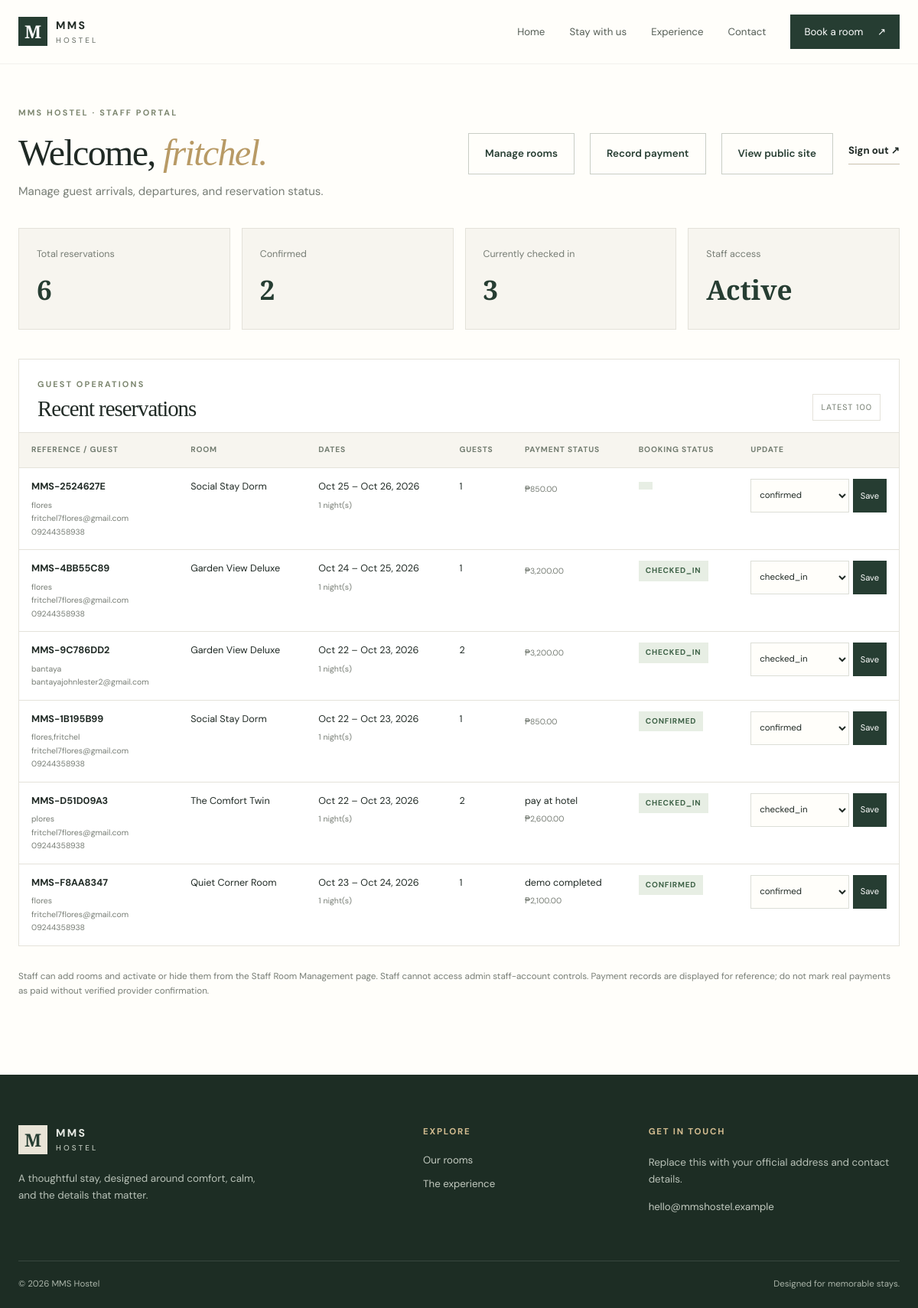
Page /staff/index.php (signed in) on the committed database.
### tables this page shows
CREATE TABLE `bookings` (
  `id` bigint(20) UNSIGNED NOT NULL,
  `booking_code` varchar(30) NOT NULL,
  `room_id` int(10) UNSIGNED NOT NULL,
  `guest_name` varchar(160) NOT NULL,
  `guest_email` varchar(190) NOT NULL,
  `guest_phone` varchar(50) DEFAULT NULL,
  `check_in` date NOT NULL,
  `check_out` date NOT NULL,
  `guests` tinyint(3) UNSIGNED NOT NULL,
  `nights` smallint(5) UNSIGNED NOT NULL,
  `total_amount` decimal(10,2) NOT NULL,
  `payment_method` enum('pay_at_hotel','online_demo') NOT NULL DEFAULT 'pay_at_hotel',
  `payment_status` enum('pay_at_hotel','pending_demo','demo_completed') NOT NULL DEFAULT 'pay_at_hotel',
  `status` enum('confirmed','checked_in','completed','cancelled') NOT NULL DEFAULT 'confirmed',
  `created_at` timestamp NOT NULL DEFAULT current_timestamp(),
  `payment_reference` varchar(120) DEFAULT NULL
);

CREATE TABLE `rooms` (
  `id` int(10) UNSIGNED NOT NULL,
  `name` varchar(160) NOT NULL,
  `room_type` enum('private','shared') NOT NULL DEFAULT 'private',
  `price_per_night` decimal(10,2) NOT NULL,
  `capacity` tinyint(3) UNSIGNED NOT NULL DEFAULT 2,
  `bed_info` varchar(160) NOT NULL DEFAULT '',
  `description` text NOT NULL,
  `amenities` varchar(500) NOT NULL DEFAULT '',
  `image_url` varchar(500) NOT NULL,
  `is_active` tinyint(1) NOT NULL DEFAULT 1,
  `featured` tinyint(1) NOT NULL DEFAULT 0,
  `created_at` timestamp NOT NULL DEFAULT current_timestamp()
);

### includes/functions.php (called while the page is built, shortened)
<?php
function e(?string $value): string {
    return htmlspecialchars((string)$value, ENT_QUOTES | ENT_SUBSTITUTE, 'UTF-8');
}
function money(float|string $amount): string {
    return '₱' . number_format((float)$amount, 2);
}

### staff/index.php (the view, shortened to what this page needs)
<?php
require_once __DIR__ . '/../includes/functions.php';
$pdo = db();
$counts = $pdo->query("
    SELECT
        COUNT(*) AS total,
        COALESCE(SUM(status = 'confirmed'), 0) AS confirmed,
        COALESCE(SUM(status = 'checked_in'), 0) AS checked_in
    FROM bookings
")->fetch();
$bookings = $pdo->query("
    SELECT b.*, r.name AS room_name
    FROM bookings b
    JOIN rooms r ON r.id = b.room_id
    ORDER BY b.created_at DESC
    LIMIT 100
")->fetchAll();
include __DIR__ . '/../includes/header.php';
?>
<section class="admin-page container">
    <div class="admin-heading">
        <div>
            <p class="eyebrow">MMS HOSTEL · STAFF PORTAL</p>
            <h1>
                Welcome,
                <em><?= e($_SESSION['user_name'] ?? 'Team member') ?>.</em>
            </h1>
            <p class="muted">
                Manage guest arrivals, departures, and reservation status.
            </p>
        </div>
        <div class="admin-actions">
            <a class="button button-outline"
               href="<?= BASE_URL ?>/staff/rooms.php">Manage rooms</a>
            <a class="button button-outline"
               href="<?= BASE_URL ?>/staff/payments.php">Record payment</a>
            <a class="button button-outline"
               href="<?= BASE_URL ?>/rooms.php">View public site</a>
            <a class="text-link"
               href="<?= BASE_URL ?>/staff/logout.php">Sign out ↗</a>
        </div>
    </div>
    <div class="stats-grid">
        <div class="stat-card">
            <span>Total reservations</span>
            <strong><?= (int) $counts['total'] ?></strong>
        </div>
        <div class="stat-card">
            <span>Confirmed</span>
            <strong><?= (int) $counts['confirmed'] ?></strong>
        </div>
        <div class="stat-card">
            <span>Currently checked in</span>
            <strong><?= (int) $counts['checked_in'] ?></strong>
        </div>
        <div class="stat-card">
            <span>Staff access</span>
            <strong>Active</strong>
        </div>
    </div>
    <div class="admin-table-wrap">
        <div class="table-heading">
            <div>
                <p class="eyebrow">GUEST OPERATIONS</p>
                <h2>Recent reservations</h2>
            </div>
            <span class="results-tag">Latest 100</span>
        </div>
        <div class="table-scroll">
            <table>
                <thead>
                    <tr>
                        <th>Reference / Guest</th>
                        <th>Room</th>
                        <th>Dates</th>
                        <th>Guests</th>
                        <th>Payment status</th>
                        <th>Booking status</th>
                        <th>Update</th>
                    </tr>
                </thead>
                <tbody>
                    <?php foreach ($bookings as $b): ?>
                        <tr>
                            <td>
                                <strong><?= e($b['booking_code']) ?></strong>
                                <small>
                                    <?= e($b['guest_name']) ?><br>
                                    <?= e($b['guest_email']) ?>
                                    <?php if (!empty($b['guest_phone'])): ?>
                                        <br><?= e($b['guest_phone']) ?>
                                    <?php endif; ?>
                                </small>
                            </td>
                            <td><?= e($b['room_name']) ?></td>
                            <td>
                                <?= date('M j', strtotime($b['check_in'])) ?>
                                –
                                <?= date('M j, Y', strtotime($b['check_out'])) ?>
                                <small>
                                    <?= (int) $b['nights'] ?> night(s)
                                </small>
                            </td>
                            <td><?= (int) $b['guests'] ?></td>
                            <td>
                                <?= e(
                                    str_replace('_', ' ', $b['payment_status'])
                                ) ?>
                                <small><?= money($b['total_amount']) ?></small>
                            </td>
                            <td>
                                <span class="status-pill">
                                    <?= e($b['status']) ?>
                                </span>
                            </td>
                            <td>
                                <form method="post" class="inline-status">
                                    <select name="status" aria-label="Booking status">
                                        <?php foreach (
                                            [
                                                'confirmed',
                                                'checked_in',
                                                'completed',
                                                'cancelled'
                                            ] as $s
                                        ): ?>
                                            <option
                                                value="<?= e($s) ?>"
                                                <?= $b['status'] === $s
                                                    ? 'selected'
                                                    : '' ?>
                                            >
                                                <?= e($s) ?>
                                            </option>
                                        <?php endforeach; ?>
                                    </select>
                                    <button type="submit" class="small-button">
                                        Save
                                    </button>
                                </form>
                            </td>
                        </tr>
                    <?php endforeach; ?>
                </tbody>
            </table>
        </div>
    </div>
    <p class="fine-print">
        Staff can add rooms and activate or hide them from the Staff Room
        Management page. Staff cannot access admin staff-account controls.
        Payment records are displayed for reference; do not mark real
        payments as paid without verified provider confirmation.
    </p>
</section>
<?php include __DIR__ . '/../includes/footer.php'; ?>

### assets/css/style.css (style rules this page uses)
:root { --ink:#202a25;--forest:#263d32;--forest2:#344e40;--sage:#dce4d8;--cream:#f7f5ef;--paper:#fffefa;--sand:#e8dfd0;--muted:#777d75;--line:#e4e2da;--gold:#b89a65;--shadow:0 20px 55px rgba(25,35,28,.09) }
* { box-sizing:border-box }
html { scroll-behavior:smooth }
body { margin:0;background:var(--paper);color:var(--ink);font-family:'DM Sans',sans-serif;font-size:15px;line-height:1.65 }
a { color:inherit;text-decoration:none }
button,input,select,textarea { font:inherit }
button,a,input,select,textarea { -webkit-tap-highlight-color:transparent }
.container { width:min(1180px,calc(100% - 48px));margin-inline:auto }
h1,h2,h3,h4,p { margin-top:0 }
h1,h2 { font-family:'Playfair Display',serif;font-weight:500;letter-spacing:-.035em;line-height:1.08 }
h1 { font-size:clamp(3rem,6vw,5.8rem) }
h2 { font-size:clamp(2.2rem,4vw,3.6rem) }
h1 em,h2 em { font-weight:500;color:var(--gold) }
.muted { color:var(--muted) }
.eyebrow { font-size:.68rem;font-weight:700;letter-spacing:.2em;color:#7c866f;margin-bottom:17px }
.button { border:0;display:inline-flex;align-items:center;justify-content:center;gap:24px;padding:15px 21px;min-height:49px;font-weight:600;font-size:.84rem;cursor:pointer;transition:transform .2s,background .2s,color .2s }
.button-outline { border:1px solid #c9cec6;color:var(--forest);background:transparent }
.text-link { font-weight:700;font-size:.83rem;border-bottom:1px solid #c9c1ae;padding-bottom:6px;white-space:nowrap }
.filter-panel input,.filter-panel select,.booking-form input,.booking-form select,.booking-form textarea,.inline-status select { width:100%;padding:12px 11px;border:1px solid #dcded7;background:#fffefa;border-radius:0;color:var(--ink);margin-bottom:17px;min-height:44px;outline-color:#a4b29e }
.filter-help,.fine-print { font-size:.73rem;color:var(--muted);margin:16px 0 0 }
.listing-top,.table-heading { display:flex;align-items:end;justify-content:space-between;gap:20px;margin-bottom:22px }
.results-tag { font-size:.67rem;letter-spacing:.09em;text-transform:uppercase;color:#747d70;border:1px solid var(--line);padding:8px 10px }
.status-pill { display:inline-block;background:#e7eee4;color:#3e6247;padding:5px 9px;text-transform:uppercase;font-size:.63rem;font-weight:700;letter-spacing:.08em }
.admin-page { padding-block:55px 100px }
.admin-heading { display:flex;justify-content:space-between;align-items:center;gap:25px;margin-bottom:35px }
.admin-heading h1 { font-size:clamp(2.4rem,4vw,3.8rem);margin-bottom:12px }
.admin-heading p:last-child { margin-bottom:0 }
.admin-actions { display:flex;align-items:center;gap:20px }
.stats-grid { display:grid;grid-template-columns:repeat(4,1fr);gap:15px;margin-bottom:38px }
.stat-card { padding:23px;border:1px solid var(--line);background:var(--cream) }
.stat-card span { display:block;color:var(--muted);font-size:.78rem }
.stat-card strong { display:block;font-family:'Playfair Display',serif;font-size:2.2rem;color:var(--forest);margin-top:7px }
.admin-table-wrap { border:1px solid var(--line);background:white;margin-bottom:30px }
.table-heading { padding:24px 24px 0;margin-bottom:15px }
.table-heading h2 { font-size:1.8rem;margin:0 }
.table-heading .eyebrow { margin-bottom:7px }
.table-scroll { overflow-x:auto }
table { border-collapse:collapse;width:100%;font-size:.79rem;text-align:left }
th { font-size:.64rem;text-transform:uppercase;letter-spacing:.08em;color:#737d71;background:var(--cream) }
th,td { padding:14px 16px;border-top:1px solid var(--line);vertical-align:top }
td small { display:block;color:var(--muted);margin-top:5px }
.inline-status { display:flex;gap:5px;min-width:155px }
.inline-status select { min-width:100px;padding:7px;margin:0;font-size:.72rem }
.small-button { border:0;background:var(--forest);color:white;padding:8px 10px;font-size:.7rem;cursor:pointer }

### rows in the picture
bookings: booking_code "MMS-2524627E", guest_name "flores", guest_email "fritchel7flores@gmail.com", guest_phone "09244358938", room.name "Social Stay Dorm", check_in "Oct 25", check_out "Oct 26, 2026", nights "1", guests "1", total_amount "₱850.00"
bookings: booking_code "MMS-4BB55C89", guest_name "flores", guest_email "fritchel7flores@gmail.com", guest_phone "09244358938", room.name "Garden View Deluxe", check_in "Oct 24", check_out "Oct 25, 2026", nights "1", guests "1", total_amount "₱3,200.00", status "CHECKED_IN"
bookings: booking_code "MMS-9C786DD2", guest_name "bantaya", guest_email "bantayajohnlester2@gmail.com", room.name "Garden View Deluxe", check_in "Oct 22", check_out "Oct 23, 2026", nights "1", guests "2", total_amount "₱3,200.00", status "CHECKED_IN"
bookings: booking_code "MMS-1B195B99", guest_name "flores,fritchel", guest_email "fritchel7flores@gmail.com", guest_phone "09244358938", room.name "Social Stay Dorm", check_in "Oct 22", check_out "Oct 23, 2026", nights "1", guests "1", total_amount "₱850.00", status "CONFIRMED"
bookings: booking_code "MMS-D51D09A3", guest_name "plores", guest_email "fritchel7flores@gmail.com", guest_phone "09244358938", room.name "The Comfort Twin", check_in "Oct 22", check_out "Oct 23, 2026", nights "1", guests "2", payment_status "pay at hotel", total_amount "₱2,600.00", status "CHECKED_IN"
bookings: booking_code "MMS-F8AA8347", guest_name "flores", guest_email "fritchel7flores@gmail.com", guest_phone "09244358938", room.name "Quiet Corner Room", check_in "Oct 23", check_out "Oct 24, 2026", nights "1", guests "1", payment_status "demo completed", total_amount "₱2,100.00", status "CONFIRMED"

### other values in the picture
$_SESSION['user_name'] "fritchel"
$counts['total'] "6"
$counts['confirmed'] "2"
$counts['checked_in'] "3"
form field status "confirmed"
form field status "checked_in"
